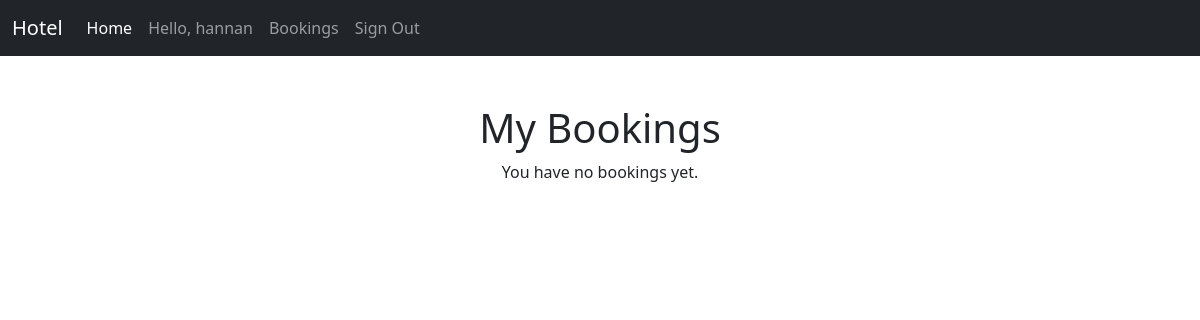
/my_bookings/ (signed in), run on an earlier commit of the app's database.
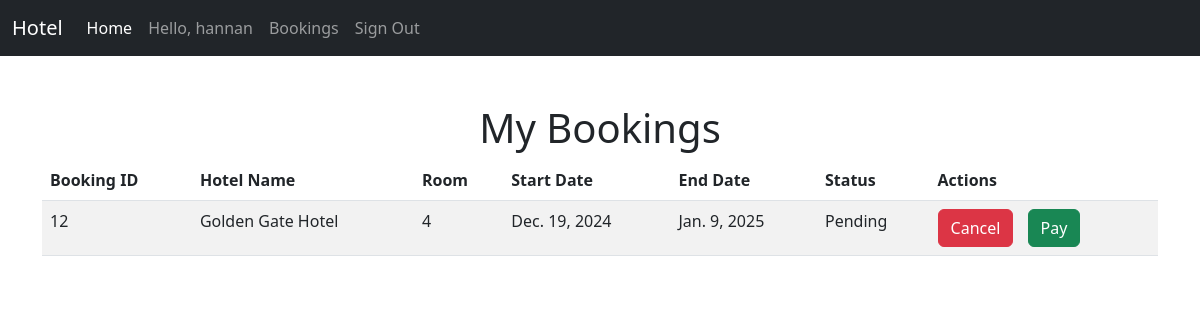
And on a later commit of the database.
### home/models.py (models this page shows, shortened)
class Booking(models.Model):
    class StatusChoices(models.TextChoices):
        PENDING = 'Pending'
        CONFIRMED = 'Confirmed'
        COMPLETED = 'Completed'
        CANCELED = 'Canceled'
    """Booking Model"""
    customer = models.ForeignKey(Customer, on_delete=models.CASCADE, related_name='bookings')
    hotel = models.ForeignKey(Hotel, on_delete=models.CASCADE, related_name='bookings')
    room = models.ForeignKey(Room,on_delete=models.CASCADE , related_name='bookings')
    tax  = models.ForeignKey(Taxes,on_delete=models.CASCADE,related_name='bookings')
    status = models.CharField(max_length=100 , choices=StatusChoices.choices)
    start_date = models.DateField()
    end_date = models.DateField()

class Hotel(models.Model):
    location = models.ForeignKey('home.Location', on_delete=models.CASCADE)
    name            = models.CharField(max_length=100 , unique=True)
    stars           = models.PositiveSmallIntegerField(validators=[MinValueValidator(1),MaxValueValidator(5)])
    is_suspended    = models.BooleanField(default=False)
    is_premium      = models.BooleanField(default=False)
    room_count      = models.PositiveIntegerField(default=0)

class Room(models.Model):
    class RoomType(models.TextChoices):
        STANDARD = 'Standard'
        SUPERIOR = 'Superior'
        DELUXE = 'Deluxe'
        SUITE = 'Suite'
        FAMILY = 'Family'
    hotel = models.ForeignKey(Hotel, on_delete=models.CASCADE, related_name='rooms')
    amenities = models.ManyToManyField(Amenity, related_name='room', blank=True)  # Many-to-many relation to Amenity
    room_number = models.IntegerField(default=0)
    is_Booked = models.BooleanField(default=False)
    room_type = models.CharField(max_length=100, choices=RoomType.choices)
    price_per_night = models.DecimalField(decimal_places=2, max_digits=10 ,  validators=[MinValueValidator(Decimal('0.01'))])

### home/views.py (the view)
# urls.py: path('my_bookings/', views.my_bookings, name='my_bookings'),
def my_bookings(request):
    bookings = Booking.objects.filter(customer=request.user.customer_profile)
    return render(request, 'home/my_bookings.html', {'bookings': bookings})

### templates/home/my_bookings.html (shortened to what this page needs)
{% extends 'home/base.html' %}
{% block body %}
<main class="container mt-5">
    <h1 class="text-center">My Bookings</h1>
    {% if bookings %}
    <table class="table table-striped">
        <thead>
        <tr>
            <th scope="col">Booking ID</th>
            <th scope="col">Hotel Name</th>
            <th scope="col">Room</th>
            <th scope="col">Start Date</th>
            <th scope="col">End Date</th>
            <th scope="col">Status</th>
            <th scope="col">Actions</th>
        </tr>
        </thead>
        <tbody>
        {% for booking in bookings %}
        <tr>
            <td>{{ booking.id }}</td>
            <td>{{ booking.hotel.name }}</td>
            <td>{{ booking.room.room_number}}</td>
            <td>{{ booking.start_date }}</td>
            <td>{{ booking.end_date }}</td>
            <td>{{ booking.status }}</td>
            <td>
                <form action="{% url 'cancel_booking' booking.id %}" method="POST" style="display:inline-block;">
                    <button type="submit" class="btn btn-danger" {% if booking.status == 'Canceled' %}disabled{% endif %}>Cancel</button>
                </form>
                {% if booking.status == 'Pending' %}
                <a href="{% url 'pay_booking' booking.id %}" class="btn btn-success" style="margin-left: 10px;">Pay</a>
                {% endif %}
            </td>
        </tr>
        {% endfor %}
        </tbody>
    </table>
    {% else %}
    <p class="text-center">You have no bookings yet.</p>
    {% endif %}
</main>
{% endblock body %}

### templates/home/base.html (shortened to what this page needs)
<!doctype html>
<html lang="en">
<head>
  <link href="https://cdn.jsdelivr.net/npm/bootstrap@5.2.3/dist/css/bootstrap.min.css" rel="stylesheet"
>
</head>
<body>
  <header>
    <nav class="navbar navbar-expand-lg bg-dark navbar-dark">
      <div class="container-fluid">
        <a class="navbar-brand" href="{% url 'index' %}">Hotel</a>
        <div class="collapse navbar-collapse" id="navbarSupportedContent">
          <ul class="navbar-nav me-auto mb-2 mb-sm-0">
            <li class="nav-item">
              <a class="nav-link active" aria-current="page" href="{% url 'index' %}">Home</a>
            </li>
            {% if request.user.is_authenticated %}
            <li class="nav-item">
              <span class="nav-link">Hello, {{ user.username }}</span>
            </li>
            <li class="nav-item">
              <a class="nav-link" href="{% url 'my_bookings' %}">Bookings</a>
            </li>
            <li class="nav-item">
              <a class="nav-link" href="{% url 'signout' %}">Sign Out</a>
            </li>
            {% endif %}
          </ul>
        </div>
      </div>
    </nav>
  </header>
  {% block body %}{% endblock body %}
</body>
</html>

What changed in the data, as far as the page shows it:
added Booking: id "12", hotel.name "Golden Gate Hotel", room.room_number "4", start_date "Dec. 19, 2024", end_date "Jan. 9, 2025", status "Pending", shows "Pay"
Also different on the page:
text no longer shown: "You have no bookings yet."
text now shown: "Booking ID Hotel Name Room Start Date End Date Status Actions"
